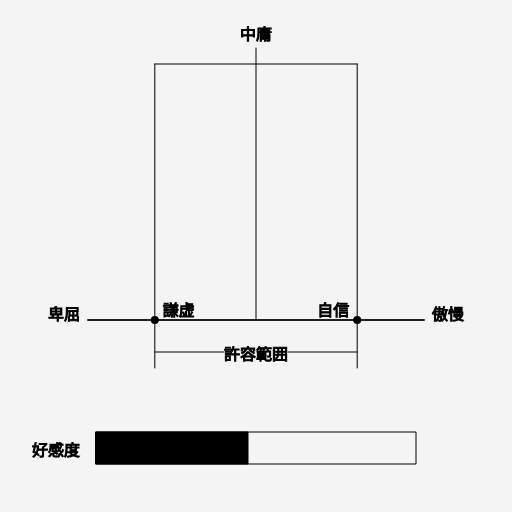
Frame 1 (no input)
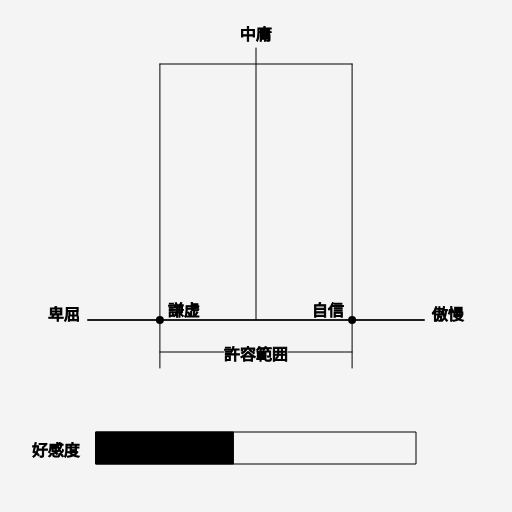
Frame 60 (no input)
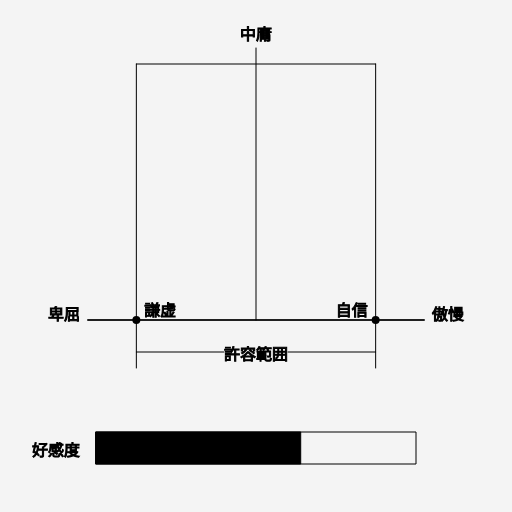
Frame 120 (the mouse pressed at the canvas centre since frame 60)

The p5.js sketch that drew these frames (run headless with seeded random() and noise() and a simulated clock; from frame 60 on, the mouse is pressed at the canvas centre):

// p5.js sketch
// ── sketch.js
const WIDTH = 512
const HEIGHT = 512

function setup () {
  createCanvas(WIDTH, HEIGHT)
  pixelDensity(1)
}

function u (number) {
  return number * 8
}

function draw () {
  const favorability = min(0.99, max(0.01, (sin(frameCount * 0.05) + 1) / 2))

  background(244)

  stroke(32)
  strokeWeight(2)
  line(u(11), u(40), u(53), u(40))

  const left = u(12 + favorability * 14)
  const right = u(52 - favorability * 14)

  noStroke()
  strokeWeight(1)
  fill(0)
  circle(left, u(40), u(1))
  circle(right, u(40), u(1))

  stroke(0)
  line(u(32), u(6), u(32), u(40))
  line(left, u(8), right, u(8))
  line(left, u(8), left, u(46))
  line(right, u(8), right, u(46))
  line(left, u(44), u(28), u(44))
  line(u(36), u(44), right, u(44))

  textSize(u(2))

  textAlign(CENTER)
  text('中庸', u(32), u(5))
  text('許容範囲', u(32), u(45))
  textAlign(RIGHT)
  text('卑屈', u(10), u(40))

  textAlign(LEFT)
  text('謙虚', left + u(1), u(40 - 0.5))

  textAlign(LEFT)
  text('傲慢', u(54), u(40))

  textAlign(RIGHT)
  text('自信', right - u(1), u(40 - 0.5))

  textAlign(RIGHT)
  text('好感度', u(10), u(57))

  stroke(0)
  strokeWeight(1)
  fill(244)
  rect(u(12), u(54), u(40), u(4))
  fill(0)
  rect(u(12), u(54), u(40) - u(40) * favorability, u(4))
}
